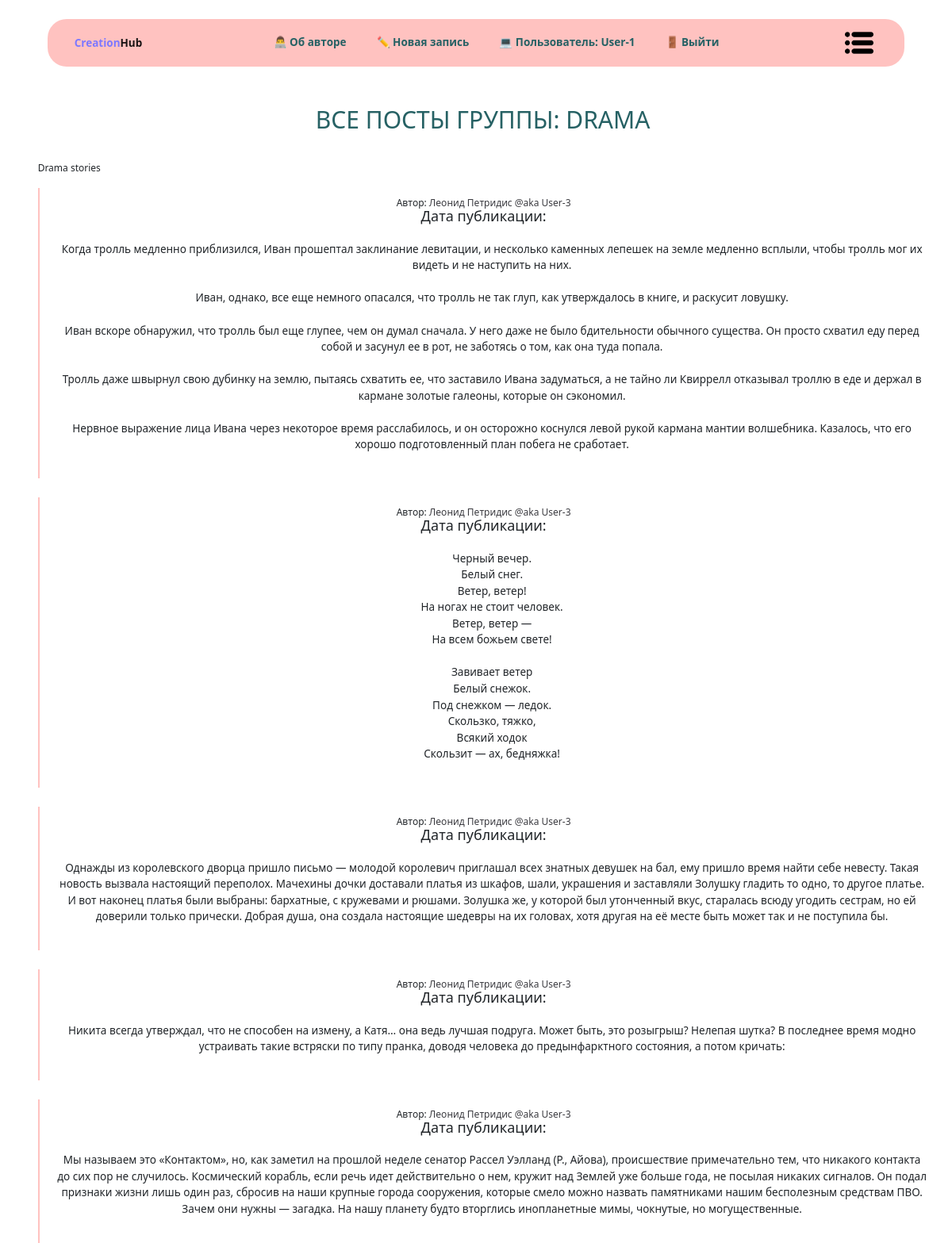
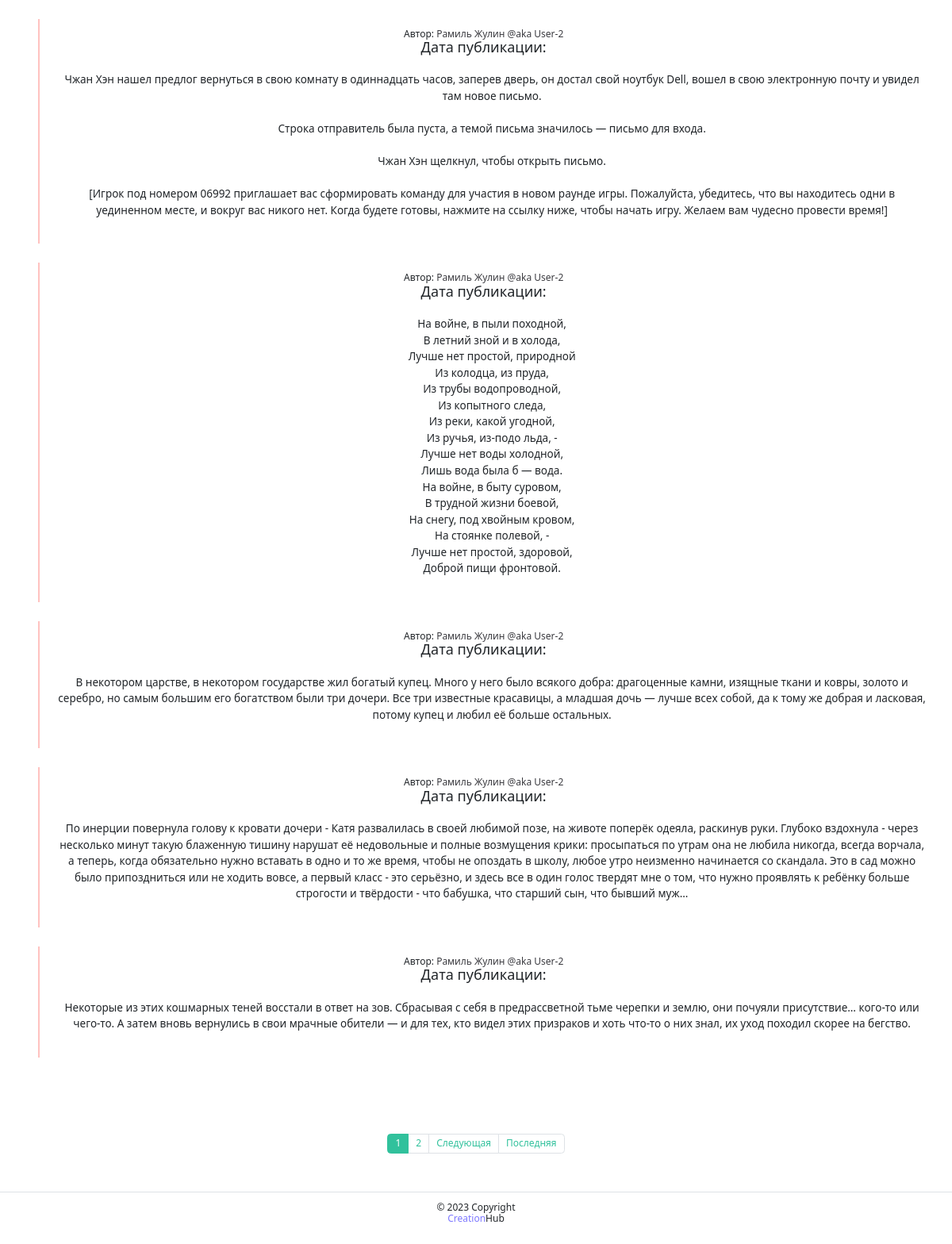
The page /group/Drama_url/ (signed in) on the database its author committed (2 pictures, top to bottom).
### posts/models.py (models this page shows, shortened)
class Group(models.Model):
    title = models.CharField(
        max_length=200,
        verbose_name='Название группы',
    )
    slug = models.SlugField(
        unique=True,
        max_length=20,
        verbose_name='URL адреса группы'
    )
    description = models.TextField(
        verbose_name='Описание группы',
    )

class Post(CreatedModel):
    text = models.TextField(
        verbose_name='Текст вашего поста'
    )
    group = models.ForeignKey(
        Group,
        blank=True,
        null=True,
        on_delete=models.SET_NULL,
        related_name='posts',
        verbose_name='select',
        help_text='Выберите группу или оставьте пустым',
    )
    author = models.ForeignKey(
        User,
        on_delete=models.CASCADE,
        related_name='posts',
        verbose_name='Автор поста',
    )
    class Meta:
        ordering = ('-created',)

### posts/views.py (the view)
# urls.py: path('group/<slug:slug>/', views.group_posts, name='group_list'),
def group_posts(request, slug):
    group = get_object_or_404(Group, slug=slug)
    posts = Post.objects.all()
    page_obj = get_page(request, posts)
    if request.user.is_authenticated == True:
        context = {
        'group': group,
        'page_obj': page_obj,
        'auth': True
    }
    else:
        context = {
            'group': group,
            'auth': False
        }
    return render(request, 'posts/group_list.html', context)

### core/context_processors/year.py (called while the page is built)
def year(request):
    return {
        'year': timezone.now().year
    }

### posts/utilits.py (called while the page is built)
def get_page(request, posts):
    paginator = Paginator(posts, settings.PAGE_AMOUNT)
    page_number = request.GET.get('page')
    page_obj = paginator.get_page(page_number)
    return page_obj

### templates/posts/group_list.html (shortened to what this page needs)
{% extends "base.html" %}
{% block content %}
{% if auth %}
  <section id="posts">
    {% if page_obj %}
    <h1 class="main__header">Все посты группы: {{ group.title }}</h1>
    <div class="posts container py-5">
      <p> {{ group.description }} </p>
        {% for post in page_obj %}
          <div class="posts_container">
            {% include 'includes/description.html' %}
          </div>
        {% endfor %}
        {% else %}
          <p class="py-5 nothing">В группе нет постов :( </p>
        {% endif %}
        </div>
      </section>
  {% endif %}
{% endblock %}

### templates/base.html (shortened to what this page needs)
<!doctype html>
<html>
<head>
  {% load static %}
  <link rel="stylesheet" href="{% static 'css/bootstrap.min.css' %}">
  <link rel="stylesheet" href="{% static 'css/custom_style/style.css' %}">
</head>
<body>
  {% include 'includes/header.html' %}
    <main id="main">
        {% block content %}
        {% endblock %}
    </main>
  {% include 'includes/paginator.html' %}
  {% include 'includes/footer.html' %}
</body>
</html>

### templates/includes/header.html (shortened to what this page needs)
{% load static %}
<header id="header">
    <div class="header__container">
      <nav class=" header__nav navbar  navbar-light" >
          <a class="navbar-brand header__link " href="{% url 'posts:index' %}">
            <p class="header__logo">
              <span style="color:rgb(125, 120, 255)">Creation</span>Hub
            </p>
          </a>
          <div class="nav__wrapper">
            <a href="{% url 'about:author' %}" class='nav__text' >
              👨‍💻 Об авторе
            </a>
            {% if user.is_authenticated %}
            <a class="nav__text" href="{% url 'posts:create' %}">
              ✏️ Новая запись
            </a>
            <a href="{% url 'posts:profile' user.username %}" class="nav__text">
              💻 Пользователь: <span>{{ user.username }}</span>
            </a>
            <a class="" href="{% url 'users:logout' %}" class="nav__text">
              🚪 Выйти
            </a>
          {% endif %}
          </div>
          <div class="header__btn header__link ">
            <img src="{% static 'img/free-icon-menu-561184.png' %}" class=" header__list-btn">
      </div>
      </nav>
    </div>
</header>

### templates/includes/description.html
<ul class="posts__data posts__ul">
    <li>
      Автор: <a href="{% url 'posts:profile' post.author %}">{{ post.author.get_full_name }} @aka {{post.author}}</a>
    </li>
    <li class="posts__li">
      <span class="post_article">Дата публикации:</span> {{ post.pub_date|date:"d E Y" }}
    </li>
</ul>
<p class="posts__text">{{ post.text|linebreaksbr }}</p>

### templates/includes/paginator.html (shortened to what this page needs)
{% if page_obj.has_other_pages %}
<nav aria-label="Page navigation" class="my-5 post__link">
  <ul class="pagination">
    {% for i in page_obj.paginator.page_range %}
        {% if page_obj.number == i %}
          <li class="page-item active">
            <span class="page-link">{{ i }}</span>
          </li>
        {% else %}
          <li class="page-item">
            <a class="page-link" href="?page={{ i }}">{{ i }}</a>
          </li>
        {% endif %}
    {% endfor %}
    {% if page_obj.has_next %}
      <li class="page-item">
        <a class="page-link" href="?page={{ page_obj.next_page_number }}">
          Следующая
        </a>
      </li>
      <li class="page-item">
        <a class="page-link" href="?page={{ page_obj.paginator.num_pages }}">
          Последняя
        </a>
      </li>
    {% endif %}
  </ul>
</nav>
{% endif %}

### templates/includes/footer.html
<footer class="page-footer font-small blue border-top">
    <div class="footer-copyright text-center py-3">© {{year}} Copyright
      <p><span style="color:rgb(125, 120, 255)">Creation</span>Hub</p>
    </div>
</footer>

### static/css/custom_style/style.css (style rules this page uses)
ul, ol { list-style: none; padding: 0; }
a:not([class]) { -webkit-text-decoration-skip: ink; text-decoration-skip-ink: auto; }
html { font-size: 1vw; overflow-x: hidden; -webkit-text-size-adjust: 100%; min-height: 120vh; }
body { min-height: 100vh; min-width: 33.6vw; text-rendering: optimizeSpeed; line-height: 1.2; -webkit-font-smoothing: antialiased; scroll-behavior: smooth; overflow-x: hidden; }
a { text-decoration: none; color: #3B3B40; cursor: pointer; }
h1, h2, h3, h4, h5, h6 { margin: 0; padding: 0; }
h1 { text-transform: uppercase; }
section { margin-top: 2.05vw; margin-left:2.4375vw ; }
header { display: flex; justify-content: center; margin-top: 2vw; width: 100%; }
.header__container { display: flex; justify-content: center; background-color: #FFC2C0 ; width:90% ; border-radius: 2vw 2vw 2vw 2vw; }
.nav__wrapper>a { color: #266164; }
.header__nav { display: flex; width:95% ; flex-direction: row; }
.navbar-brand { display: flex; flex-direction: row; align-items: flex-end; width: 8.25vw; height: 4vw; justify-content: space-around; position: static; }
.header__list-btn { width: 3vw; height: 3vw; }
.header__btn { width: 5vw; height: 4vw; display: flex; justify-content: center; align-items: center; }
.header__logo { font-style: normal; font-weight: bold; font-size: 1.125vw; line-height: 1.3125vw; display: flex; align-items: center; }
.header__logo>span { color: #C10000; }
#main { margin-left: -1vw; }
.main__header { margin-top: 2vw; color:#266164; -webkit-transition: 0.5s ease; }
#posts { display: flex; flex-direction: column; align-items: center; }
.posts { min-width: 90vw; }
.post_article { font-style: normal; font-weight: normal; font-size: 1.5vw; line-height: 1.5vw; align-items: center; }
.posts_container { display: flex; flex-direction: column; text-align: center; justify-content: center; align-items: center; margin-top:1.5vw ; margin-bottom: 2vw; padding-bottom: 20px; border-left: 0.20vw solid #FFC2C0; -webkit-transition: 0.5s ease; min-width: 90vw; }
.posts__ul { margin-top: 1vw; }
.posts__li { margin-bottom: 0.75vw; }
.posts__text { margin-left: 1.75vw; font-style: normal; font-weight: normal; font-size: 1.125vw; line-height: 1.7125vw; display: flex; align-items: center; }
.post__link { display:flex ; justify-content: center; margin-top: 0.5vw; }
.header__link { -webkit-transition: 0.5s ease; border-radius: 2vw 2vw 2vw 2vw; }
.nav__wrapper { width: 60%; display: flex; justify-content: space-around; font-style: normal; font-weight: bold; font-size: 1.125vw; line-height: 1.3125vw; align-items: center; border-radius: 2vw; height: 2vw; max-width: 50vw; }
.pagination { --bs-pagination-active-bg: rgb(49, 193, 156); --bs-pagination-active-border-color: rgb(49, 193, 156); --bs-pagination-color: rgb(49, 193, 156); --bs-pagination-hover-color: rgba(123, 24, 244, 0.786); }
#main { display: flex; align-items: center; flex-direction: column; }

### rows shown on the page
Group: title "DRAMA", description "Drama stories"
Post: author.get_full_name "Леонид Петридис", author "User-3", text "Когда тролль медленно приблизился, Иван прошептал заклинание левитации, и несколько каменных лепешек на земле медленно всплыли, чтобы тролль мог их видеть и не наступить на них. Иван, однако, все еще немного опасался, что тролль не так глуп, как утверждалось в книге, и раскусит ловушку. Иван вскоре обнаружил, что тролль был еще глупее, чем он думал сначала. У него даже не было бдительности обычного существа. Он просто схватил еду перед собой и засунул ее в рот, не заботясь о том, как она туда попала. Тролль даже швырнул свою дубинку на землю, пытаясь схватить ее, что заставило Ивана задуматься, а не тайно ли Квиррелл отказывал троллю в еде и держал в кармане золотые галеоны, которые он…"
Post: author.get_full_name "Леонид Петридис", author "User-3", text "Черный вечер. Белый снег. Ветер, ветер! На ногах не стоит человек. Ветер, ветер — На всем божьем свете! Завивает ветер Белый снежок. Под снежком — ледок. Скользко, тяжко, Всякий ходок Скользит — ах, бедняжка!"
Post: author.get_full_name "Леонид Петридис", author "User-3", text "Однажды из королевского дворца пришло письмо — молодой королевич приглашал всех знатных девушек на бал, ему пришло время найти себе невесту. Такая новость вызвала настоящий переполох. Мачехины дочки доставали платья из шкафов, шали, украшения и заставляли Золушку гладить то одно, то другое платье. И вот наконец платья были выбраны: бархатные, с кружевами и рюшами. Золушка же, у которой был утонченный вкус, старалась всюду угодить сестрам, но ей доверили только прически. Добрая душа, она создала настоящие шедевры на их головах, хотя другая на её месте быть может так и не поступила бы."
Post: author.get_full_name "Леонид Петридис", author "User-3", text "Никита всегда утверждал, что не способен на измену, а Катя… она ведь лучшая подруга. Может быть, это розыгрыш? Нелепая шутка? В последнее время модно устраивать такие встряски по типу пранка, доводя человека до предынфарктного состояния, а потом кричать:"
Post: author.get_full_name "Леонид Петридис", author "User-3", text "Мы называем это «Контактом», но, как заметил на прошлой неделе сенатор Рассел Уэлланд (Р., Айова), происшествие примечательно тем, что никакого контакта до сих пор не случилось. Космический корабль, если речь идет действительно о нем, кружит над Землей уже больше года, не посылая никаких сигналов. Он подал признаки жизни лишь один раз, сбросив на наши крупные города сооружения, которые смело можно назвать памятниками нашим бесполезным средствам ПВО. Зачем они нужны — загадка. На нашу планету будто вторглись инопланетные мимы, чокнутые, но могущественные."
Post: author.get_full_name "Рамиль Жулин", author "User-2", text "Чжан Хэн нашел предлог вернуться в свою комнату в одиннадцать часов, заперев дверь, он достал свой ноутбук Dell, вошел в свою электронную почту и увидел там новое письмо. Строка отправитель была пуста, а темой письма значилось — письмо для входа. Чжан Хэн щелкнул, чтобы открыть письмо. [Игрок под номером 06992 приглашает вас сформировать команду для участия в новом раунде игры. Пожалуйста, убедитесь, что вы находитесь одни в уединенном месте, и вокруг вас никого нет. Когда будете готовы, нажмите на ссылку ниже, чтобы начать игру. Желаем вам чудесно провести время!]"
Post: author.get_full_name "Рамиль Жулин", author "User-2", text "На войне, в пыли походной, В летний зной и в холода, Лучше нет простой, природной Из колодца, из пруда, Из трубы водопроводной, Из копытного следа, Из реки, какой угодной, Из ручья, из-подо льда, - Лучше нет воды холодной, Лишь вода была б — вода. На войне, в быту суровом, В трудной жизни боевой, На снегу, под хвойным кровом, На стоянке полевой, - Лучше нет простой, здоровой, Доброй пищи фронтовой."
Post: author.get_full_name "Рамиль Жулин", author "User-2", text "В некотором царстве, в некотором государстве жил богатый купец. Много у него было всякого добра: драгоценные камни, изящные ткани и ковры, золото и серебро, но самым большим его богатством были три дочери. Все три известные красавицы, а младшая дочь — лучше всех собой, да к тому же добрая и ласковая, потому купец и любил её больше остальных."
Post: author.get_full_name "Рамиль Жулин", author "User-2", text "По инерции повернула голову к кровати дочери - Катя развалилась в своей любимой позе, на животе поперёк одеяла, раскинув руки. Глубоко вздохнула - через несколько минут такую блаженную тишину нарушат её недовольные и полные возмущения крики: просыпаться по утрам она не любила никогда, всегда ворчала, а теперь, когда обязательно нужно вставать в одно и то же время, чтобы не опоздать в школу, любое утро неизменно начинается со скандала. Это в сад можно было припоздниться или не ходить вовсе, а первый класс - это серьёзно, и здесь все в один голос твердят мне о том, что нужно проявлять к ребёнку больше строгости и твёрдости - что бабушка, что старший сын, что бывший муж..."
Post: author.get_full_name "Рамиль Жулин", author "User-2", text "Некоторые из этих кошмарных теней восстали в ответ на зов. Сбрасывая с себя в предрассветной тьме черепки и землю, они почуяли присутствие… кого-то или чего-то. А затем вновь вернулись в свои мрачные обители — и для тех, кто видел этих призраков и хоть что-то о них знал, их уход походил скорее на бегство."

### other values the page prints
{{ user.username }} "User-1"
{{ i }} "1"
{{ i }} "2"
